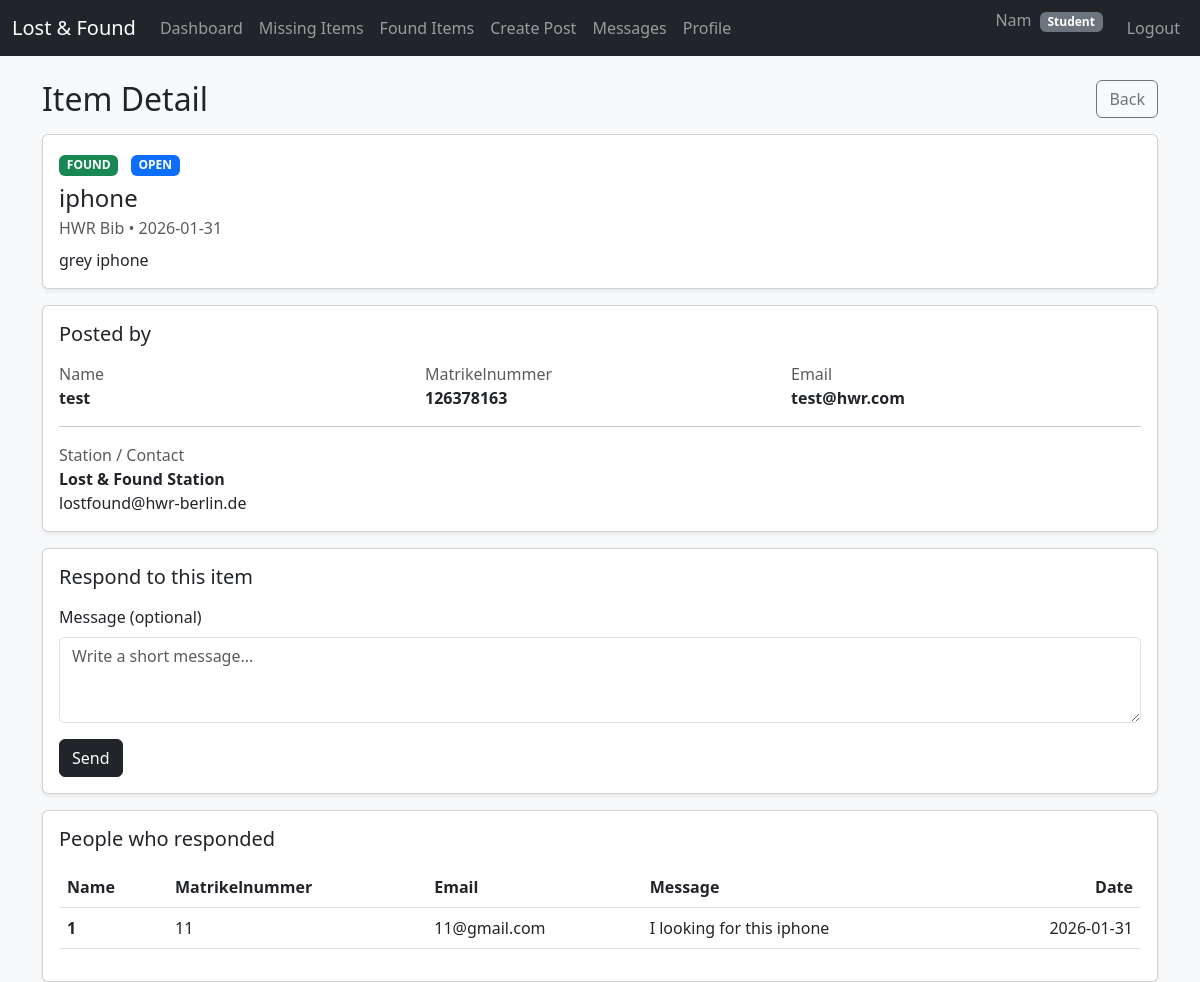
The page /student/post/1 (signed in) on the database its author committed.
### db.py (models this page shows)
class ItemPost(db.Model):
    __tablename__ = "item_posts"
    id = db.Column(db.Integer, primary_key=True)
    post_type = db.Column(db.String(10), nullable=False)
    title = db.Column(db.String(200), nullable=False)
    description = db.Column(db.Text, nullable=False)
    location = db.Column(db.String(200))
    status = db.Column(db.String(20), default="open")
    created_by = db.Column(db.Integer, db.ForeignKey("users.id"), nullable=False)
    created_at = db.Column(db.DateTime, default=datetime.utcnow)
    creator = db.relationship("User", backref="posts")

class User(db.Model):
    __tablename__ = "users"
    id = db.Column(db.Integer, primary_key=True)
    username = db.Column(db.String(120), unique=True, nullable=False)
    password = db.Column(db.String(120), nullable=False)
    is_admin = db.Column(db.Boolean, default=False)
    matriculation_number = db.Column(db.String(50), unique=True, nullable=True)
    email = db.Column(db.String(200), unique=True, nullable=True)

class AppSettings(db.Model):
    __tablename__ = "app_settings"
    id = db.Column(db.Integer, primary_key=True)
    station_name = db.Column(db.String(200), default="Lost & Found Station")
    contact_email = db.Column(db.String(200), default="lostfound@hwr-berlin.de")

class PostInterest(db.Model):
    __tablename__ = "post_interests"
    id = db.Column(db.Integer, primary_key=True)
    post_id = db.Column(db.Integer, db.ForeignKey("item_posts.id"), nullable=False)
    user_id = db.Column(db.Integer, db.ForeignKey("users.id"), nullable=False)
    message = db.Column(db.Text, nullable=True)  # optional
    created_at = db.Column(db.DateTime, default=datetime.utcnow)
    post = db.relationship("ItemPost", backref="interests")
    user = db.relationship("User", backref="interests")

### app.py (the view)
@app.route("/student/post/<int:post_id>")
@login_required
def student_post_detail(post_id: int):
    post = ItemPost.query.get(post_id)
    if not post:
        return redirect(url_for("student_dashboard"))
    creator = post.creator
    interests = (
        PostInterest.query
        .filter_by(post_id=post.id)
        .order_by(PostInterest.created_at.desc())
        .all()
    )
    settings = get_settings()
    return render_template(
        "student/post_detail.html",
        post=post,
        creator=creator,
        interests=interests,
        settings=settings
    )

### app.py (called while the page is built)
def login_required(f):
    from functools import wraps
    @wraps(f)
    def wrapper(*args, **kwargs):
        if "user_id" not in session:
            return redirect(url_for("login"))
        return f(*args, **kwargs)
    return wrapper

def get_settings():
    settings = AppSettings.query.first()
    if not settings:
        settings = AppSettings()
        db.session.add(settings)
        db.session.commit()
    return settings

### templates/student/post_detail.html (shortened to what this page needs)
{% extends 'base.html' %}
{% block content %}
<div class="d-flex justify-content-between align-items-center mb-3">
  <h2 class="mb-0">Item Detail</h2>
  <a class="btn btn-outline-secondary" href="{{ url_for('student_dashboard') }}">Back</a>
</div>
<div class="card shadow-sm mb-3">
  <div class="card-body">
    <div class="mb-2">
      <span class="badge {% if post.post_type == 'lost' %}text-bg-warning{% else %}text-bg-success{% endif %}">
        {{ post.post_type|upper }}
      </span>
      <span class="badge text-bg-primary ms-2">{{ post.status|upper }}</span>
    </div>
    <h4 class="mb-1">{{ post.title }}</h4>
    <p class="text-muted mb-2">{{ post.location or '-' }} • {{ post.created_at.strftime("%Y-%m-%d") }}</p>
    <p class="mb-0">{{ post.description }}</p>
  </div>
</div>
<div class="card shadow-sm mb-3">
  <div class="card-body">
    <h5 class="mb-3">Posted by</h5>
    <div class="row g-3">
      <div class="col-md-4">
        <div class="text-muted">Name</div>
        <div class="fw-bold">{{ creator.username }}</div>
      </div>
      <div class="col-md-4">
        <div class="text-muted">Matrikelnummer</div>
        <div class="fw-bold">{{ creator.matriculation_number or '-' }}</div>
      </div>
      <div class="col-md-4">
        <div class="text-muted">Email</div>
        <div class="fw-bold">{{ creator.email or '-' }}</div>
      </div>
    </div>
    <hr>
    <div class="text-muted">Station / Contact</div>
    <div class="fw-semibold">{{ settings.station_name }}</div>
    <div>{{ settings.contact_email }}</div>
  </div>
</div>
<div class="card shadow-sm mb-3">
  <div class="card-body">
    <h5 class="mb-3">Respond to this item</h5>
    <form method="post" action="{{ url_for('student_post_respond', post_id=post.id) }}">
      <div class="mb-3">
        <label class="form-label">Message (optional)</label>
        <textarea class="form-control" name="message" rows="3" placeholder="Write a short message..."></textarea>
      </div>
      <button class="btn btn-dark" type="submit">Send</button>
    </form>
  </div>
</div>
<div class="card shadow-sm">
  <div class="card-body">
    <h5 class="mb-3">People who responded</h5>
    {% if interests and interests|length > 0 %}
      <div class="table-responsive">
        <table class="table table-hover align-middle">
          <thead>
            <tr>
              <th>Name</th>
              <th>Matrikelnummer</th>
              <th>Email</th>
              <th>Message</th>
              <th class="text-end">Date</th>
            </tr>
          </thead>
          <tbody>
            {% for i in interests %}
              <tr>
                <td class="fw-semibold">{{ i.user.username }}</td>
                <td>{{ i.user.matriculation_number or '-' }}</td>
                <td>{{ i.user.email or '-' }}</td>
                <td>{{ i.message or '-' }}</td>
                <td class="text-end">{{ i.created_at.strftime("%Y-%m-%d") }}</td>
              </tr>
            {% endfor %}
          </tbody>
        </table>
      </div>
    {% else %}
      <div class="text-muted">No responses yet.</div>
    {% endif %}
  </div>
</div>
{% endblock %}

### rows shown on the page
ItemPost: post_type "FOUND", status "OPEN", title "iphone", location "HWR Bib", created_at "2026-01-31", description "grey iphone"
User: username "test", matriculation_number "126378163", email "test@hwr.com"
AppSettings: station_name "Lost & Found Station", contact_email "lostfound@hwr-berlin.de"
PostInterest: user.username "1", user "11", user "11@gmail.com", message "I looking for this iphone", created_at "2026-01-31"

### other values the page prints
{{ session.get('username') }} "Nam"
